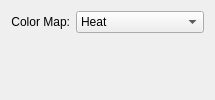
        <widget class="QWidget" name="tabspectro">
         <attribute name="title">
          <string>Spectrogram</string>
         </attribute>
         <layout class="QVBoxLayout" name="verticalLayout_4">
          <item>
           <layout class="QHBoxLayout" name="horizontalLayout_21">
            <item>
             <widget class="QLabel" name="label_5">
              <property name="text">
               <string>Color Map:</string>
              </property>
              <property name="alignment">
               <set>Qt::AlignRight|Qt::AlignTrailing|Qt::AlignVCenter</set>
              </property>
             </widget>
            </item>
            <item>
             <widget class="QComboBox" name="spectrocmcomboBox">
              <property name="sizePolicy">
               <sizepolicy hsizetype="Minimum" vsizetype="Fixed">
                <horstretch>0</horstretch>
                <verstretch>0</verstretch>
               </sizepolicy>
              </property>
              <item>
               <property name="text">
                <string>Heat</string>
               </property>
              </item>
              <item>
               <property name="text">
                <string>Rainbow</string>
               </property>
              </item>
              <item>
               <property name="text">
                <string>Reverse Rainbow</string>
               </property>
              </item>
              <item>
               <property name="text">
                <string>Grays</string>
               </property>
              </item>
              <item>
               <property name="text">
                <string>Blues</string>
               </property>
              </item>
              <item>
               <property name="text">
                <string>NCAR</string>
               </property>
              </item>
             </widget>
            </item>
           </layout>
          </item>
          <item>
           <layout class="QHBoxLayout" name="horizontalLayout_3">
            <item>
             <widget class="SpectroWidget" name="spectro" native="true">
              <property name="sizePolicy">
               <sizepolicy hsizetype="Preferred" vsizetype="Expanding">
                <horstretch>0</horstretch>
                <verstretch>0</verstretch>
               </sizepolicy>
              </property>
             </widget>
            </item>
           </layout>
          </item>
         </layout>
        </widget>
